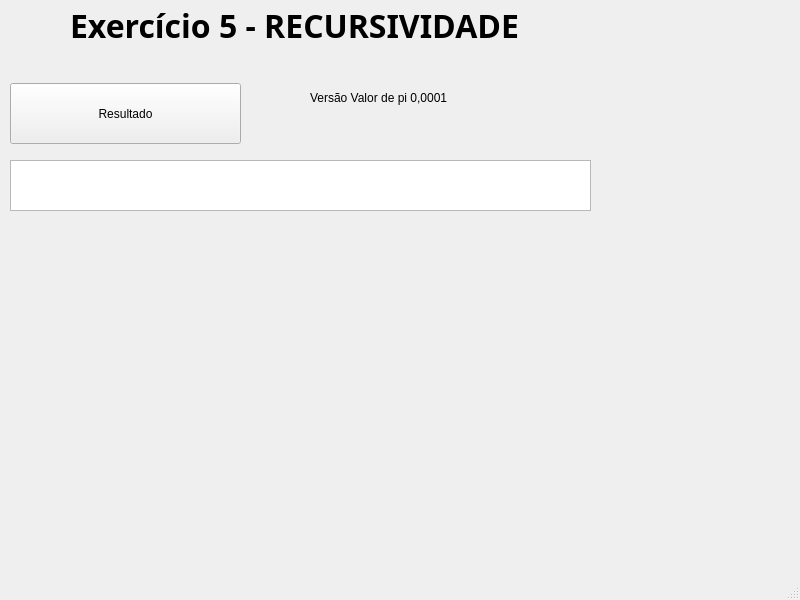
<?xml version="1.0" encoding="UTF-8"?>
<ui version="4.0">
 <class>MainWindow</class>
 <widget class="QMainWindow" name="MainWindow">
  <property name="geometry">
   <rect>
    <x>0</x>
    <y>0</y>
    <width>800</width>
    <height>600</height>
   </rect>
  </property>
  <property name="windowTitle">
   <string>MainWindow</string>
  </property>
  <widget class="QWidget" name="centralwidget">
   <widget class="QLabel" name="label_3">
    <property name="geometry">
     <rect>
      <x>310</x>
      <y>90</y>
      <width>141</width>
      <height>16</height>
     </rect>
    </property>
    <property name="text">
     <string>Versão Valor de pi 0,0001</string>
    </property>
   </widget>
   <widget class="QTextEdit" name="textEdit_Res">
    <property name="geometry">
     <rect>
      <x>10</x>
      <y>160</y>
      <width>581</width>
      <height>51</height>
     </rect>
    </property>
    <property name="readOnly">
     <bool>true</bool>
    </property>
   </widget>
   <widget class="QLabel" name="label_2">
    <property name="geometry">
     <rect>
      <x>70</x>
      <y>10</y>
      <width>451</width>
      <height>31</height>
     </rect>
    </property>
    <property name="font">
     <font>
      <family>Sitka Heading Semibold</family>
      <pointsize>24</pointsize>
      <bold>true</bold>
     </font>
    </property>
    <property name="text">
     <string>Exercício 5 - RECURSIVIDADE</string>
    </property>
   </widget>
   <widget class="QPushButton" name="pushButton_Enviar">
    <property name="geometry">
     <rect>
      <x>10</x>
      <y>83</y>
      <width>231</width>
      <height>61</height>
     </rect>
    </property>
    <property name="text">
     <string>Resultado</string>
    </property>
   </widget>
  </widget>
  <widget class="QMenuBar" name="menubar">
   <property name="geometry">
    <rect>
     <x>0</x>
     <y>0</y>
     <width>800</width>
     <height>21</height>
    </rect>
   </property>
  </widget>
  <widget class="QStatusBar" name="statusbar"/>
 </widget>
 <resources/>
 <connections/>
</ui>
